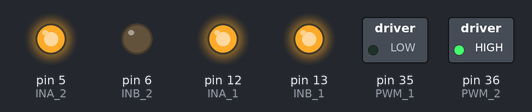
A sketch run on a simulated Arduino Mega 2560, built with avr-gcc and run on an emulated ATmega2560. Parts: switched loads named in the sketch (green lamp = pin HIGH), output pins drawn as LEDs (lit = HIGH). What the sketch prints to the serial monitor is not drawn.

Above: at 2.5 s.
At 7.5 s:
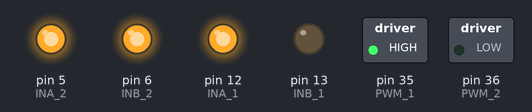
At 12.5 s:
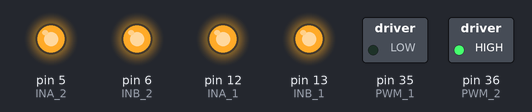
At 17.5 s:
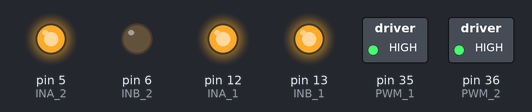
Timing chart, 0 to 23.0 s (numbered marks = the images above):
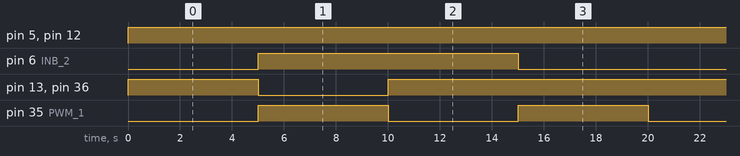

The sketch:

New_Fetch_Motor.ino
```cpp
//This program is meant to test and control the motors on the robot, Fetch
/*
TRUTH TABLE OF THE INPUT AND OUTPUT COMBOS
------------------------------------------

INA | INB | DIAGA/ENA | DIAGB/ENB | OUTA | OUTB |         CS        | Operating Mode
---------------------------------------------------------------------------------------------
  1 |  1  |     1     |     1     |  H   |  H   |      High Imp     | Brake to Vcc
---------------------------------------------------------------------------------------------
  1 |  0  |     1     |     1     |  H   |  L   |  Isense = Iout/K  | Clockwise (CW)
---------------------------------------------------------------------------------------------
  0 |  1  |     1     |     1     |  L   |  H   |  Isense = Iout/K  | Counterclockwise (CWCW)
---------------------------------------------------------------------------------------------
  0 |  0  |     1     |     1     |  L   |  L   |      High Imp     | Braker to GND
---------------------------------------------------------------------------------------------
*/


/*--------------------------------------
  TODO: Check your pins in the program
  to the real life circuit and make
  sure everything matches

  August 5, 2016
  -Roy Xing
----------------------------------------
  Everything works now with the battery
  working full force
  the launchpad still is supplying the
  third power strip with its own power,
  but the ground is universal (shared)
  and things appear to be working fine

  However, the right motor is not
  responding, probably a wiring issue

  November 11, 2016
  -Roy Xing
----------------------------------------
  Fixed, the motor driver's soldering
  job was just iffy (the pins not always
  contacted to the PCB)

  November 13, 2016
  -Roy Xing
 --------------------------------------*/


//Motor Pins Definitions
// Right Motor Pins
#define INA_2 5
#define INB_2 6
#define PWM_2 /*PC_5*/ 36

// Left Motor Pins
#define INA_1 12
#define INB_1 13
#define PWM_1 /*PC_6*/ 35

//Enconder Pins Definitions
//Right encoder
#define Right_Encoder_PinA 33
#define Right_Encoder_PinB 34

//Left encoder
#define Left_Encoder_PinA 31
#define Left_Encoder_PinB 32

//Global Variables
//Encoder ticks
volatile long Right_Encoder_Ticks = 0;
volatile long Left_Encoder_Ticks = 0;

//Variables to read the current state of the encoder pins
volatile bool RightEncoderBSet;
volatile bool LeftEncoderBSet;
//NOTE: they are volatile (stored in RAM) due to the encoder values changing quickly

//initiate the functions before hand
void move_forward();
void move_left();
void move_right();
void move_backward();
void stop();
void set_up_encoders();
void update_encoders();
void do_Right_Encoder();
void do_Left_Encoder();

// Function to move right
void move_right(){
  //Setting the CW rotation to and the Left Motor and CCW to Right Motor

  //Right Motor
  digitalWrite(INA_2, HIGH);
  digitalWrite(INB_2, HIGH);
  analogWrite(PWM_2, 255); //255 for full speed

  //Left Motor
  digitalWrite(INA_1, HIGH);
  digitalWrite(INB_1, HIGH);
  analogWrite(PWM_1, 0);
}

// Function to move forward
void move_forward(){
  //Right Motor
  digitalWrite(INA_2, HIGH);
  digitalWrite(INB_2, LOW);
  analogWrite(PWM_2, 255);

  //Left Motor
  digitalWrite(INA_1, HIGH);
  digitalWrite(INB_1, HIGH);
  analogWrite(PWM_1, 0);

}

// Function to move backward
void move_backward(){
  //Right Motor
  digitalWrite(INA_2, HIGH);
  digitalWrite(INB_2, HIGH);
  analogWrite(PWM_2, 0);

  //Left Motor
  digitalWrite(INA_1, HIGH);
  digitalWrite(INB_1, LOW);
  analogWrite(PWM_1, 255);
}

// Function to move left
void move_left(){
  //Right Motor
  digitalWrite(INA_2, HIGH);
  digitalWrite(INB_2, LOW);
  analogWrite(PWM_2, 255);

  //Left Motor
  digitalWrite(INA_1, HIGH);
  digitalWrite(INB_1, HIGH);
  analogWrite(PWM_1, 255);
}

// Function to stop
void stop(){
    //Right Motor
  digitalWrite(INA_2, HIGH);
  digitalWrite(INB_2, HIGH);
  analogWrite(PWM_2, 0);

  //Left Motor
  digitalWrite(INA_1, HIGH);
  digitalWrite(INB_1, HIGH);
  analogWrite(PWM_1, 0);
}

// Function to set up the encoders
void set_up_encoders(){
  //Note: These encoders are quadrature encoders

  //Right Encoder
  pinMode(Right_Encoder_PinA, INPUT_PULLUP); //pin A input
  pinMode(Right_Encoder_PinB, INPUT_PULLUP); //pin B input

  //Left Encoder
  pinMode(Left_Encoder_PinA, INPUT_PULLUP); //pin A input
  pinMode(Left_Encoder_PinB, INPUT_PULLUP); //pin B input

  //configure one of the encoder pins as an interrupt when a rise in pulse is detected
  attachInterrupt(Right_Encoder_PinA, do_Right_Encoder, RISING);

  //configure one of the encoder pins as an interrupt when a rise in pulse is detected
  attachInterrupt(Left_Encoder_PinA, do_Left_Encoder, RISING);
}

// Function to print the updated ticks of the encoders to the serial monitor
void update_encoders(){
  Serial.print(Left_Encoder_Ticks);
  Serial.print("\t");
  Serial.print(Right_Encoder_Ticks);
  Serial.print("\n");
}

void do_Right_Encoder(){
  //Read the input pin
  RightEncoderBSet = digitalRead(Right_Encoder_PinB);
  Right_Encoder_Ticks += RightEncoderBSet ? -1 : +1;

  /*Note: condition ? result_if_true : result_if_false, it's just syntactic sugar*/
}

void do_Left_Encoder(){
  //Read the input pin
  LeftEncoderBSet = digitalRead(Left_Encoder_PinB);
  Left_Encoder_Ticks += LeftEncoderBSet ? -1 : +1;
}

void setup(){
  //Initiate a Serial Connection through the Serial Port at a buad rate of 115200
  Serial.begin(115200);

  //Set up the Encoders
  set_up_encoders();

  //Set the Right Motor Pins as OUTPUT
  pinMode(INA_2, OUTPUT);
  pinMode(INB_2, OUTPUT);
  pinMode(PWM_2, OUTPUT);

  //Set the Left Motor Pins as OUTPUT
  pinMode(INA_1, OUTPUT);
  pinMode(INB_1, OUTPUT);
  pinMode(PWM_1, OUTPUT);
}

void loop(){
  //update the encoders
  update_encoders();

  //Move forward for 5 seconds
  move_forward();
  delay(5000);

  //Move backward for 5 seconds
  move_backward();
  delay(5000);

  //Move left for 5 seconds
  move_right();
  delay(5000);

  //Move right for 5 seconds
  move_left();
  delay(5000);

}
```

Measured:
- by itself, pin 5 (INA_2), pin 12 (INA_1): LOW → HIGH at 0.00 s
- by itself, pin 6 (INB_2): alternates HIGH for 10.0 s and LOW for 10.0 s
- by itself, pin 13 (INB_1), pin 36 (PWM_2): repeats every 20.0 s: LOW 5.0 s, HIGH 15.0 s
- by itself, pin 35 (PWM_1): alternates HIGH for 5.0 s and LOW for 5.0 s
